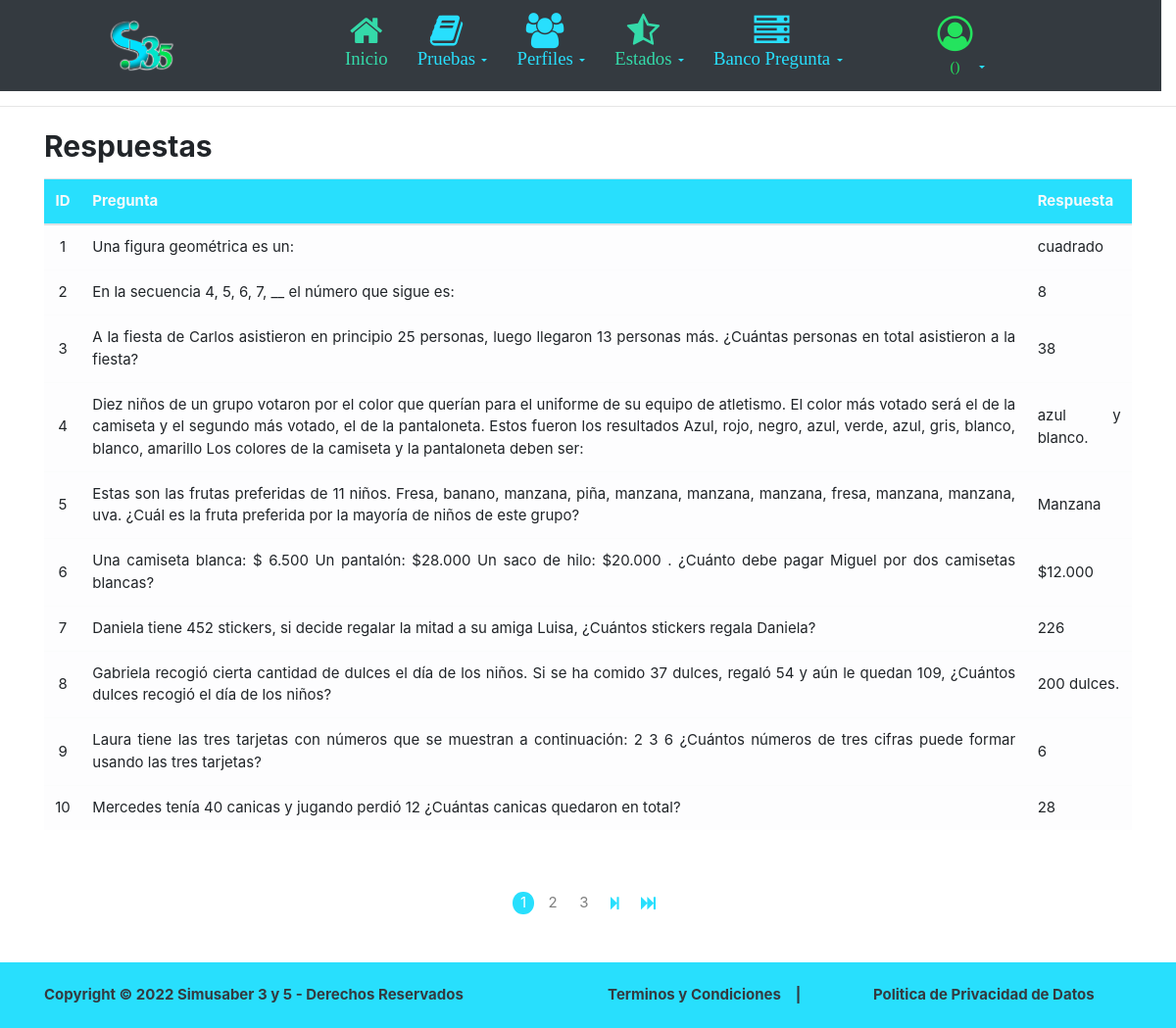
/bancoPregunta/readRespuestas/, run on the app's committed database.
### apps/bancoPregunta/models.py (models this page shows, shortened)
class Respuesta(models.Model):
    pregunta=models.ForeignKey(Pregunta, blank=True, on_delete=models.CASCADE, null=True)
    respuesta =  models.TextField(null=True)

class Pregunta(models.Model):
    nombre=models.CharField(max_length=45, null=True)
    descripcion = models.TextField(unique=True, null=True)
    estado=models.ForeignKey(Estado, blank=True, on_delete=models.CASCADE, null=True)
    materia=models.ForeignKey('prueba.Materia', blank=True, on_delete=models.CASCADE, null=True)
    grado=models.ForeignKey('prueba.Grado', blank=True, on_delete=models.CASCADE, null=True)

### apps/bancoPregunta/views.py (the view)
# urls.py: path('readRespuestas/',read_respuestas_view, name='readRespuestas'),
def read_respuestas_view(request, pk=None):
    respuestas=Respuesta.objects.all()
    context={
                'respuestas':respuestas,
            }
    if pk:
        respuesta = respuestas.get(id=pk)
        context['respuesta'] = respuesta
    page = request.GET.get('page', 1)
    paginator = Paginator(respuestas,10)
    try:
        respuestas = paginator.page(page)
    except PageNotAnInteger:
        respuestas = paginator.page(1)
    except EmptyPage:
        respuestas = paginator.page(paginator.num_pages)
    context['respuestas'] = respuestas
    return render(request, "bancoPregunta/readRespuestas.html",context)

### templates/bancoPregunta/readRespuestas.html (shortened to what this page needs)
{% extends 'general/master.html' %}
{% block content %}
<div class="container">
    <div class="row mx-0 mt-4 mb-2">
        <div class="col-6 col-md-0 px-0">
            <h2><b> Respuestas </b></h2>
        </div>
    </div>
    <div class="row mx-0">
        <div class="col-12 p-0">
          <div class="table-responsive">
            <div class="table-wrapper">
              <div class="row mx-0">
                <table class="table table-hover">
                  <thead>
                    <tr class="bg-Cprimary text-justify text-light shadow">
                      <th class="align-middle text-center">ID</th>
                      <th class="align-middle ">Pregunta</th>
                      <th class="align-middle ">Respuesta</th>
                    </tr>
                  </thead>
                  <tbody>
                    {% for respuesta in respuestas %}
                    <tr class="table-light text-justify">
                        <td class="align-middle text-center">{{respuesta.id}}</td>
                        <td class="align-middle ">{{respuesta.pregunta.descripcion}}</td>
                        <td class="align-middle ">{{respuesta.respuesta}}</td>
                    </tr>
                    {% endfor %}
                </tbody>
              </table>
            </div>
          </div>
        </div>
      </div>
    </div>
    <div class="row my-5">
      <div class="col-10 offset-1 col-md-8 offset-md-2 px-1">
        <div class="row">
          <div class="col-12 px-1">
            <div class="row mx-0 d-flex justify-content-center">
              {% for i in respuestas.paginator.page_range %}
              {% if respuestas.number == i %}
              <a class="rounded-circle bg-Cprimary text-white d-flex justify-content-center align-items-center px-2 mx-1 my-1 paginatorH"
                href="" disabled>{{ i }}</a>
              {% else %}
              <a class="rounded-circle border-0 text-black-50 d-flex justify-content-center align-items-center px-2 mx-1 my-1 paginatorH"
                href="?{{request.GET.urlencode}}&page={{ i }}">{{ i }}</a>
              {% endif %}
              {% endfor %}
              {% if respuestas.has_next%}
              <a class="border-0 text-Cprimary d-flex justify-content-center align-items-center px-2 mx-1 my-1 paginatorH"
                href="?{{request.GET.urlencode}}&page={{ respuestas.next_page_number }}"><i
                  class="fa fa-step-forward"></i></a>
              {% endif %}
              {% if respuestas.has_next %}
              <a class="border-0 text-Cprimary d-flex justify-content-center align-items-center px-2 mx-1 my-1 paginatorH"
                href="?{{request.GET.urlencode}}&page={{ respuestas.paginator.num_pages }}"><i
                  class="fa fa-fast-forward"></i></a>
              {% endif %}
            </div>
          </div>
        </div>
      </div>
    </div>
  </div>
  {% endblock %}

### static/general/general.css (style rules this page uses)
:root { --color-primary: #28DFFD; --color-secondary: #34DAA9; --color-tertiary: #24E35E; }
@media (min-width: 1200px) { html { font-size: 15px; } }
.bg-Cprimary { background: var(--color-primary); }
.text-Cprimary { color: var(--color-primary); }

### data on the page
Respuesta: id "1", pregunta.descripcion "Una figura geométrica es un:", respuesta "cuadrado"
Respuesta: id "2", pregunta.descripcion "En la secuencia 4, 5, 6, 7, __ el número que sigue es:", respuesta "8"
Respuesta: id "3", pregunta.descripcion "A la fiesta de Carlos asistieron en principio 25 personas, luego llegaron 13 personas más. ¿Cuántas personas en total asistieron a la fiesta?", respuesta "38"
Respuesta: id "4", pregunta.descripcion "Diez niños de un grupo votaron por el color que querían para el uniforme de su equipo de atletismo. El color más votado será el de la camiseta y el segundo más votado, el de la pantaloneta. Estos fueron los resultados Azul, rojo, negro, azul, verde, azul, gris, blanco, blanco, amarillo Los colores de la camiseta y la pantaloneta deben ser:", respuesta "azul y blanco."
Respuesta: id "5", pregunta.descripcion "Estas son las frutas preferidas de 11 niños. Fresa, banano, manzana, piña, manzana, manzana, manzana, fresa, manzana, manzana, uva. ¿Cuál es la fruta preferida por la mayoría de niños de este grupo?", respuesta "Manzana"
Respuesta: id "6", pregunta.descripcion "Una camiseta blanca: $ 6.500 Un pantalón: $28.000 Un saco de hilo: $20.000 . ¿Cuánto debe pagar Miguel por dos camisetas blancas?", respuesta "$12.000"
Respuesta: id "7", pregunta.descripcion "Daniela tiene 452 stickers, si decide regalar la mitad a su amiga Luisa, ¿Cuántos stickers regala Daniela?", respuesta "226"
Respuesta: id "8", pregunta.descripcion "Gabriela recogió cierta cantidad de dulces el día de los niños. Si se ha comido 37 dulces, regaló 54 y aún le quedan 109, ¿Cuántos dulces recogió el día de los niños?", respuesta "200 dulces."
Respuesta: id "9", pregunta.descripcion "Laura tiene las tres tarjetas con números que se muestran a continuación: 2 3 6 ¿Cuántos números de tres cifras puede formar usando las tres tarjetas?", respuesta "6"
Respuesta: id "10", pregunta.descripcion "Mercedes tenía 40 canicas y jugando perdió 12 ¿Cuántas canicas quedaron en total?", respuesta "28"

### other printed values
{{ i }} "1"
{{ i }} "2" "3"
